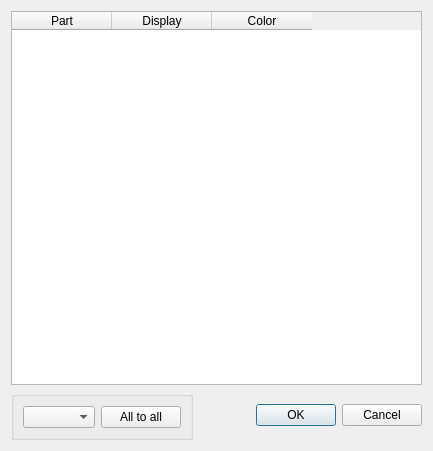
<?xml version="1.0" encoding="UTF-8"?>
<ui version="4.0">
 <class>ObjectInfoListDialog</class>
 <widget class="QDialog" name="ObjectInfoListDialog">
  <property name="geometry">
   <rect>
    <x>0</x>
    <y>0</y>
    <width>433</width>
    <height>451</height>
   </rect>
  </property>
  <property name="windowTitle">
   <string>Dialog</string>
  </property>
  <layout class="QGridLayout" name="gridLayout">
   <item row="0" column="0" colspan="2">
    <widget class="QTableWidget" name="tableWidget">
     <property name="sortingEnabled">
      <bool>true</bool>
     </property>
     <attribute name="horizontalHeaderVisible">
      <bool>true</bool>
     </attribute>
     <attribute name="horizontalHeaderCascadingSectionResizes">
      <bool>false</bool>
     </attribute>
     <attribute name="horizontalHeaderStretchLastSection">
      <bool>false</bool>
     </attribute>
     <column>
      <property name="text">
       <string>Part</string>
      </property>
     </column>
     <column>
      <property name="text">
       <string>Display</string>
      </property>
     </column>
     <column>
      <property name="text">
       <string>Color</string>
      </property>
     </column>
    </widget>
   </item>
   <item row="1" column="0">
    <widget class="QGroupBox" name="groupBox">
     <property name="title">
      <string/>
     </property>
     <layout class="QHBoxLayout" name="horizontalLayout">
      <item>
       <widget class="QComboBox" name="comboDisplayType"/>
      </item>
      <item>
       <widget class="QPushButton" name="btnApplyToAll">
        <property name="text">
         <string>All to all</string>
        </property>
       </widget>
      </item>
     </layout>
    </widget>
   </item>
   <item row="1" column="1">
    <widget class="QDialogButtonBox" name="buttonBox">
     <property name="orientation">
      <enum>Qt::Horizontal</enum>
     </property>
     <property name="standardButtons">
      <set>QDialogButtonBox::Cancel|QDialogButtonBox::Ok</set>
     </property>
    </widget>
   </item>
  </layout>
 </widget>
 <resources/>
 <connections>
  <connection>
   <sender>buttonBox</sender>
   <signal>accepted()</signal>
   <receiver>ObjectInfoListDialog</receiver>
   <slot>accept()</slot>
   <hints>
    <hint type="sourcelabel">
     <x>248</x>
     <y>254</y>
    </hint>
    <hint type="destinationlabel">
     <x>157</x>
     <y>274</y>
    </hint>
   </hints>
  </connection>
  <connection>
   <sender>buttonBox</sender>
   <signal>rejected()</signal>
   <receiver>ObjectInfoListDialog</receiver>
   <slot>reject()</slot>
   <hints>
    <hint type="sourcelabel">
     <x>316</x>
     <y>260</y>
    </hint>
    <hint type="destinationlabel">
     <x>286</x>
     <y>274</y>
    </hint>
   </hints>
  </connection>
 </connections>
</ui>
